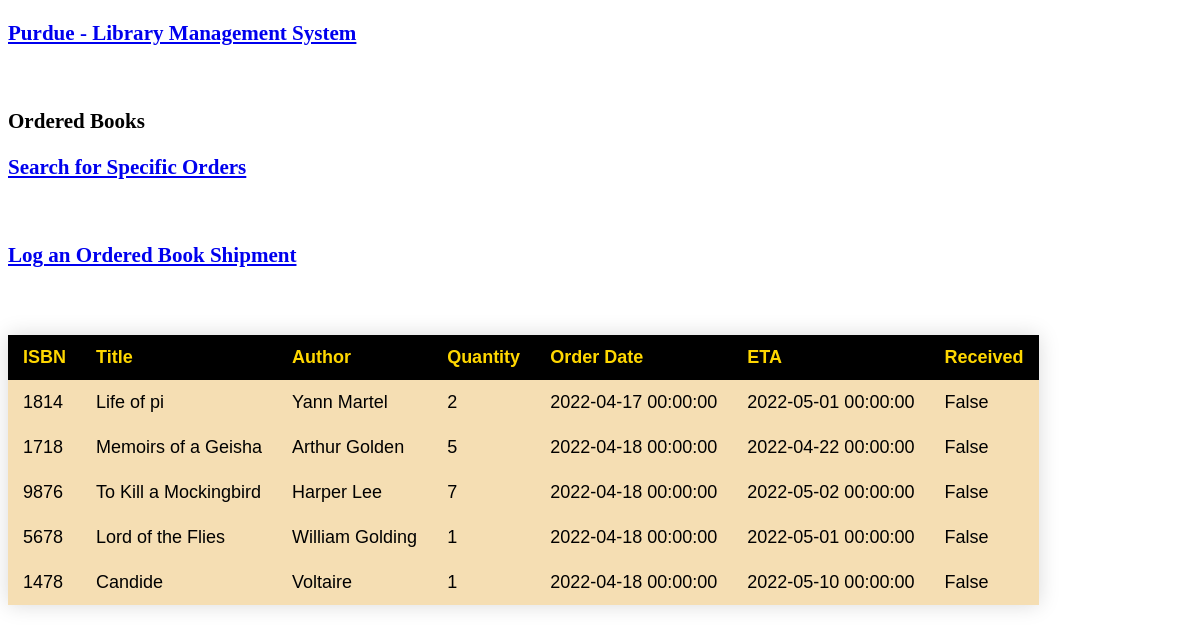
Page /show_orders on the earlier database version.
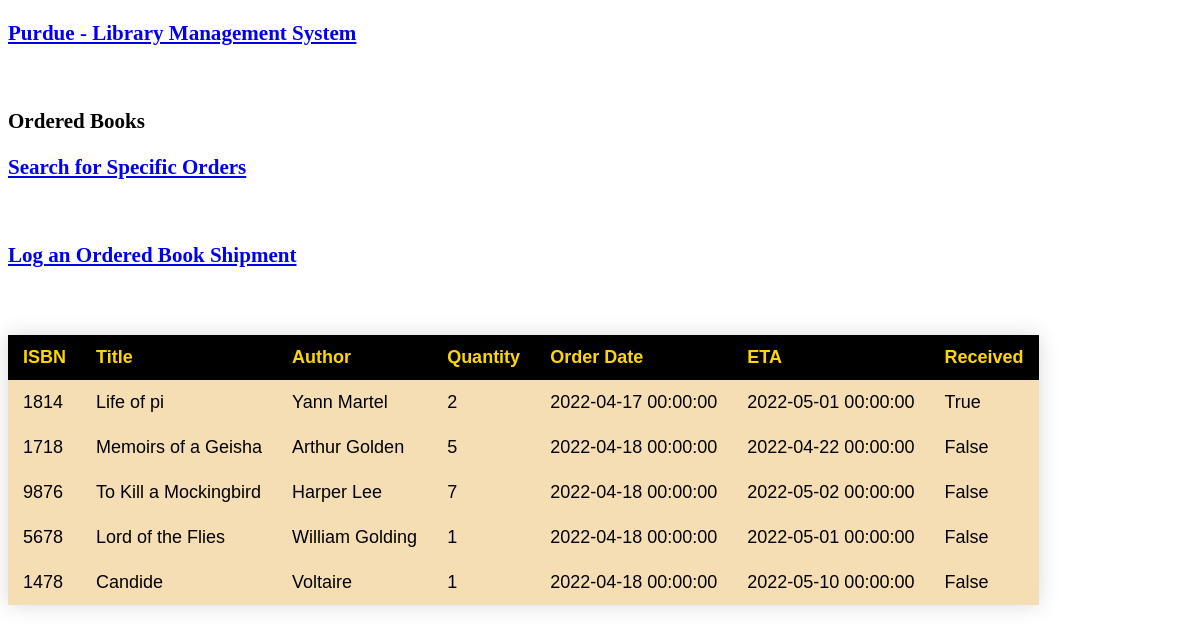
Same page on the later database version.
### app.py (models this page shows, shortened)
class ordered_books(db.Model):
    isbn = db.Column(db.String(200), primary_key=True, nullable=False)
    title = db.Column(db.String(200), nullable=False)
    author = db.Column(db.String(100), nullable=False)
    quantity = db.Column(db.Integer, nullable=False)
    order_date = db.Column(db.DateTime, nullable=False)
    eta = db.Column(db.DateTime, nullable=False)
    received = db.Column(db.Boolean, nullable=False)
    @app.route('/show_orders', methods = ['GET', 'POST'])
    def show_orders():
        return render_template('show_orders.html', ordered_books = ordered_books.query.all())

### app.py (the view)
    @app.route('/show_orders', methods = ['GET', 'POST'])
    def show_orders():
        return render_template('show_orders.html', ordered_books = ordered_books.query.all())

### templates/show_orders.html (shortened to what this page needs)
<!DOCTYPE html>
<html lang = "en">
   <head>
   </head>
   <body>
    <h3>
        <a href = "{{ url_for('show_all') }}">Purdue - Library
           Management System</a>
     </h3> <br>
     <h3> Ordered Books</h3>
     <h3>
      <a href = "{{ url_for('filter_orders') }}"> Search for Specific Orders</a>
      </h3> <br>
      <h3>
         <a href = "{{ url_for('update_order_status') }}"> Log an Ordered Book Shipment</a>
         </h3> <br>
      <table class="styled-table">
         <thead>
            <tr>
               <th>ISBN</th>
               <th>Title</th>
               <th>Author</th>
               <th>Quantity</th>
               <th>Order Date</th>
               <th>ETA</th>
               <th> Received</th>
            </tr>
         </thead>
         <tbody>
            {% for book in ordered_books %}
               <tr>
                  <td>{{ book.isbn }}</td>
                  <td>{{ book.title}}</td>
                  <td>{{ book.author}}</td>
                  <td>{{ book.quantity}}</td>
                  <td>{{ book.order_date}}</td>
                  <td>{{ book.eta}}</td>
                  <td>{{ book.received}}</td>
               </tr>
            {% endfor %}
         </tbody>
      </table>
   </body>
</html>

### templates/show_orders.html (style rules this page uses)
table { border-collapse: collapse; margin: 25px 0;font-size: large;font-family: sans-serif;min-width: 400px;box-shadow: 0 0 20px rgba(0, 0, 0, 0.15); }
th { padding: 12px 15px; background-color: black; }
thead { background-color:black;color: gold; text-align: left; }
tr { background-color:wheat; text-align: left; }
td { padding: 12px 15px; background-color: wheat; }
body { font-size: large; }

Differences in the rows shown:
changed ordered_books "Life of pi": received "False" → "True"
